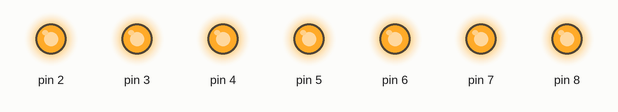
This sketch was run on a simulated Arduino Uno, built with avr-gcc and run on an emulated ATmega328P. Shown: output pins drawn as LEDs (lit = HIGH).

Above: at 0.1 s.
Timing chart, 0 to 1.6 s (numbered marks = the images above):
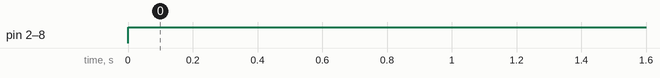

The sketch:

7seg.ino
```cpp
//---------------------------------------------------------------
// Arduino 7Segment LED
//---------------------------------------------------------------
// 参考URL: http://deviceplus.jp/hobby/entry008/
// 2番ピンから8番ピンまでを使用する。pinモード切替と出力方法など。
//---------------------------------------------------------------

boolean Num_Array[16][7] =
{
  {LOW, LOW, LOW, LOW, LOW, LOW, HIGH},     //0
  {HIGH, LOW, LOW, HIGH, HIGH, HIGH, HIGH}, //1
  {LOW, LOW, HIGH, LOW, LOW, HIGH, LOW},    //2
  {LOW, LOW, LOW, LOW, HIGH, HIGH, LOW},    //3
  {HIGH, LOW, LOW, HIGH, HIGH, LOW, LOW},   //4
  {LOW, HIGH, LOW, LOW, HIGH, LOW, LOW},    //5
  {LOW, HIGH, LOW, LOW, LOW, LOW, LOW},     //6
  {LOW, LOW, LOW, HIGH, HIGH, LOW, HIGH},   //7
  {LOW, LOW, LOW, LOW, LOW, LOW, LOW},      //8
  {LOW, LOW, LOW, LOW, HIGH, LOW, LOW},     //9

  {LOW, LOW, LOW, HIGH, LOW, LOW, LOW},     //A
  {HIGH, HIGH, LOW, LOW, LOW, LOW, LOW},    //b
  {LOW, HIGH, HIGH, LOW, LOW, LOW, HIGH},   //C
  {HIGH, LOW, LOW, LOW, HIGH, HIGH, LOW},   //d
  {LOW, HIGH, HIGH, LOW, LOW, LOW, LOW},    //E
  {LOW, HIGH, HIGH, HIGH, LOW, LOW, LOW},   //F
};

boolean Pattern[8][7] =
{
  {LOW, HIGH, HIGH, HIGH, HIGH, HIGH, HIGH},  //a
  {HIGH, LOW, HIGH, HIGH, HIGH, HIGH, HIGH},  //b
  {HIGH, HIGH, HIGH, HIGH, HIGH, HIGH, LOW},  //g
  {HIGH, HIGH, HIGH, HIGH, LOW, HIGH, HIGH},  //e
  {HIGH, HIGH, HIGH, LOW, HIGH, HIGH, HIGH},  //d
  {HIGH, HIGH, LOW, HIGH, HIGH, HIGH, HIGH},  //c
  {HIGH, HIGH, HIGH, HIGH, HIGH, HIGH, LOW},  //g
  {HIGH, HIGH, HIGH, HIGH, HIGH, LOW, HIGH},  //f
};

void setup()
{
 for (int i = 2; i < 9; i++) {
   pinMode(i, OUTPUT);
 }

 pinMode(10, INPUT);
}

void Num(int Number)
{
  for (int w = 0; w <= 7; w++)
  {
    digitalWrite(w+2, Num_Array[Number][w]);
  }
}

void on()
{
  for (int i = 2; i < 9; i++) {
    digitalWrite(i, LOW);
  }
}

void off()
{
  for (int i = 2; i < 9; i++) {
    digitalWrite(i, HIGH);
  }
}

void Effect(int idx)
{
  digitalWrite(2, Pattern[idx][0]);
  digitalWrite(3, Pattern[idx][1]);
  digitalWrite(4, Pattern[idx][2]);
  digitalWrite(5, Pattern[idx][3]);
  digitalWrite(6, Pattern[idx][4]);
  digitalWrite(7, Pattern[idx][5]);
  digitalWrite(8, Pattern[idx][6]);
}

void loop()
{
  int waitTimer = 250;

  /*
  for (int i = 0; i < 10; i++)
  {
    Num(i);
    delay(waitTimer);
  }
  */

  off();

  /*
  for (int i = 0; i < 8; i++)
  {
    Effect(i);
    delay(waitTimer);
  }
  */
}
```

Measured:
- by itself, pin 2–8: LOW → HIGH at 0.00 s
